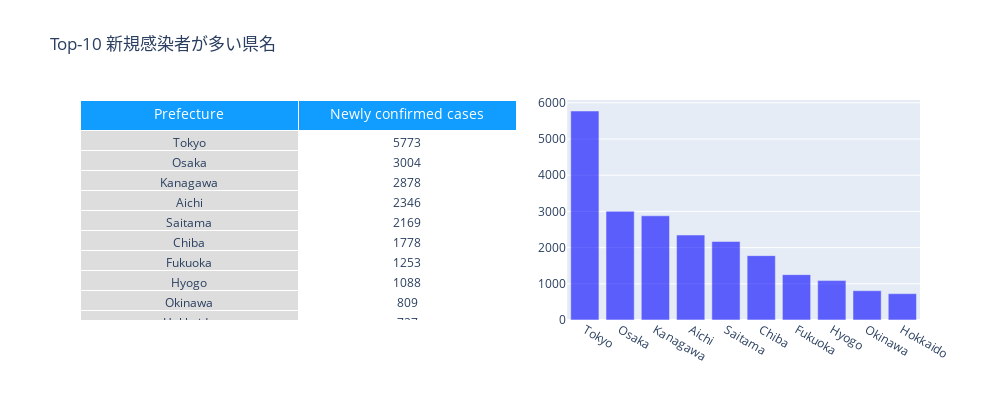

The code cell stored with this chart in its notebook:
### Code cell
top_10 = japan_cases.groupby('Prefecture')['Newly confirmed cases'].max().sort_values(ascending=False).reset_index()

trace = go.Table(
    domain=dict(x=[0, 0.52],
                y=[0, 1.0]),
    header=dict(values=["Prefecture","Newly confirmed cases"],
                fill = dict(color = '#119DFF'),
                font = dict(color = 'white', size = 14),
                align = ['center'],
               height = 30),
    cells=dict(values=[top_10['Prefecture'].head(10),top_10['Newly confirmed cases'].head(10)],
               fill = dict(color = ['#DDD', 'white']),
               align = ['center'],height=20))

trace1 = go.Bar(x=top_10['Prefecture'].head(10),
                y=top_10['Newly confirmed cases'].head(10),
                xaxis='x1',
                yaxis='y1',
                marker=dict(color='blue'),opacity=0.60)
layout = dict(
    width=1000,
    height=400,
    autosize=False,
    title='Top-10 新規感染者が多い県名',
    showlegend=False,   
    xaxis1=dict(**dict(domain=[0.58, 1], anchor='y1', showticklabels=True)),
    yaxis1=dict(**dict(domain=[0, 1.0], anchor='x1', hoverformat='.2f')),  
)
fig1 = dict(data=[trace, trace1], layout=layout)
iplot(fig1)

### Figure 1 — Plotly figure (JSON) as saved in the notebook; plotly's stock layout.template omitted (floating-point values rounded to 4 significant figures)
{"data": [{"cells": {"align": ["center"], "fill": {"color": ["#DDD", "white"]}, "height": 20, "values": [["Tokyo", "Osaka", "Kanagawa", "Aichi", "Saitama", "Chiba", "Fukuoka", "Hyogo", "Okinawa", "Hokkaido"], [5773, 3004, 2878, 2346, 2169, 1778, 1253, 1088, 809, 727]]}, "domain": {"x": [0, 0.52], "y": [0, 1]}, "header": {"align": ["center"], "fill": {"color": "#119DFF"}, "font": {"color": "white", "size": 14}, "height": 30, "values": ["Prefecture", "Newly confirmed cases"]}, "type": "table"}, {"marker": {"color": "blue"}, "opacity": 0.6, "type": "bar", "x": ["Tokyo", "Osaka", "Kanagawa", "Aichi", "Saitama", "Chiba", "Fukuoka", "Hyogo", "Okinawa", "Hokkaido"], "xaxis": "x", "y": [5773, 3004, 2878, 2346, 2169, 1778, 1253, 1088, 809, 727], "yaxis": "y"}], "layout": {"autosize": false, "height": 400, "showlegend": false, "title": {"text": "Top-10 新規感染者が多い県名"}, "width": 1000, "xaxis": {"anchor": "y", "domain": [0.58, 1], "showticklabels": true}, "yaxis": {"anchor": "x", "domain": [0, 1], "hoverformat": ".2f"}}}
